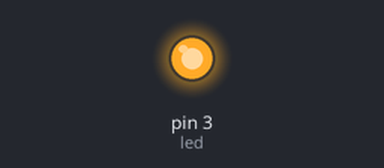
Bench run of a sketch on a simulated Arduino Uno, built with avr-gcc and run on an emulated ATmega328P. Shown: output pins drawn as LEDs (lit = HIGH). What the sketch prints to the serial monitor is not drawn.

Above: at 0.1 s.
Timing chart, 0 to 1.6 s (numbered marks = the images above):
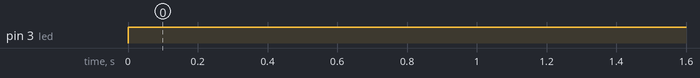

Measured:
- by itself, pin 3 (led): LOW → HIGH at 0.00 s

The sketch:

LEDpin3.ino
```cpp
int led = 3; // Digtal pin 3

void setup() {
  Serial.begin(9600); // Help with debugging
  pinMode(led, OUTPUT); // Make pin 3 an output
}

void loop() {
  digitalWrite(led,HIGH); // Turn LED on
  Serial.println("LED on"); // Display in serial monitor
}
```
